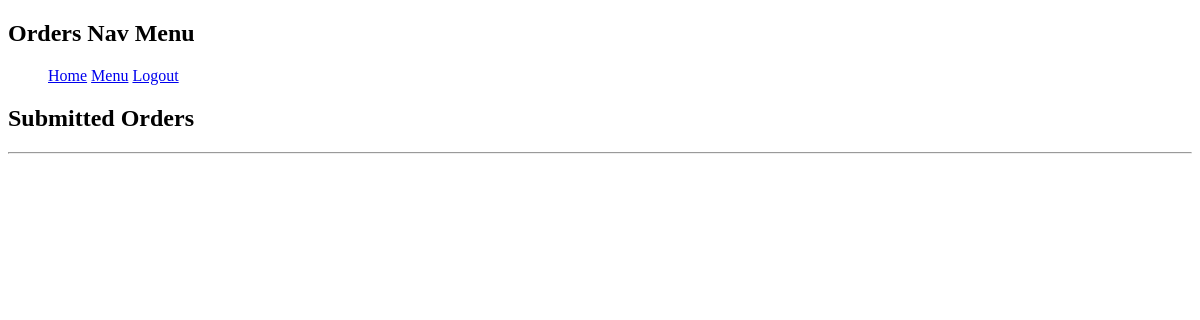
The page /cart (signed in) on the database as committed earlier.
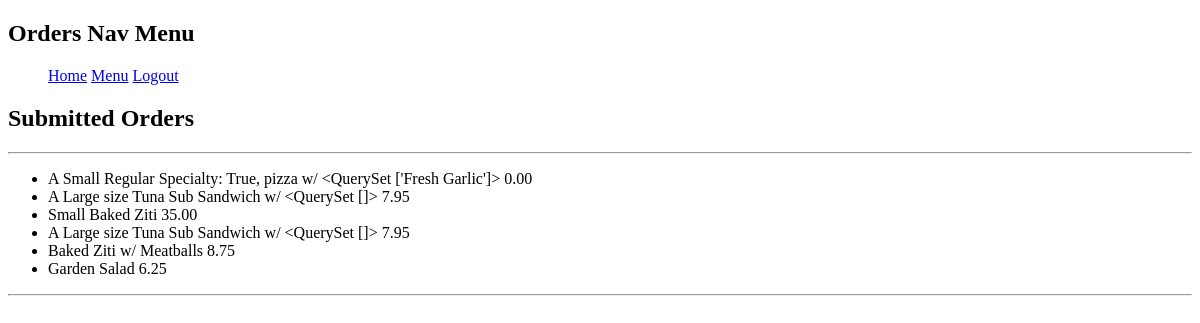
The same page on the database as committed later.
### orders/models.py (models this page shows, shortened)
class Order(models.Model):
    user = models.ForeignKey(
        User, on_delete=models.CASCADE, default=0)
    pizza = models.ForeignKey(
        Pizza, on_delete=models.CASCADE, default=None, blank=True)
    sub = models.ForeignKey(
        Sub, on_delete=models.CASCADE, default=None, blank=True)
    platter = models.ForeignKey(
        Dinner_platter, on_delete=models.CASCADE, default=None, blank=True)
    salad = models.ForeignKey(
        Salad, on_delete=models.CASCADE, default=None, blank=True)
    pasta = models.ForeignKey(
        Pasta, on_delete=models.CASCADE, default=None, blank=True)
    price = models.DecimalField(
        max_digits=4, decimal_places=2, default=0, blank=True)

class Pizza(models.Model):
    selected_topping = models.ManyToManyField(
        Topping_option, blank=True, related_name="toppings")
    selected_size = models.ForeignKey(
        Size_option, on_delete=models.CASCADE, related_name="sizes")
    specialty = models.BooleanField(default=False)
    price = models.DecimalField(max_digits=4, decimal_places=2, default=0)
    def __str__(self):
        if len(self.selected_topping.all()) >= 1:
            return f"A {self.selected_size} Specialty: {self.specialty}, pizza w/ {self.selected_topping.values_list('topping', flat=True)} {self.price}"
        else:
            return f"A {self.selected_size} Specialty: {self.specialty}, Cheese pizza. {self.price}"

class Size_option(models.Model):
    size_options = (
        ('SR', 'Small Regular'),
        ('LR', 'Large Regular'),
        ('SS', 'Small Sicilian'),
        ('LS', 'Large Sicilian'),
    )
    size = models.CharField(
        max_length=64, choices=size_options)
    def __str__(self):
        return f"{self.size}"

class Sub(models.Model):
    sub_options = models.ForeignKey(
        Sub_option, on_delete=models.CASCADE, related_name="Sub_options")
    price = models.DecimalField(max_digits=4, decimal_places=2, default=0)
    sub_size = (
        ('Small', 'Small Sub'),
        ('Large', 'Large Sub'),
    )
    sub_sizes = models.CharField(
        max_length=64, choices=sub_size)
    extras = models.ManyToManyField(
        Sub_extra, blank=True, related_name="extras")
    extra_cheese = models.BooleanField(default=False)
    def __str__(self):
        return f"A {self.sub_sizes} size {self.sub_options} Sub Sandwich w/ {self.extras.values_list('extra', flat=True)} {self.price}"

class Sub_option(models.Model):
    sub_option = models.CharField(max_length=64)
    def __str__(self):
        return self.sub_option

class Dinner_platter(models.Model):
    platter_size = (
        ('Small', 'Small'),
        ('Large', 'Large'),
    )
    platter_sizes = models.CharField(
        max_length=64, choices=platter_size)
    platters = models.CharField(max_length=64)
    price = models.DecimalField(max_digits=4, decimal_places=2, default=0)
    def __str__(self):
        return f"{self.platter_sizes} {self.platters} {self.price}"

class Pasta(models.Model):
    pasta_option = (
        ('Mozzarella', 'Mozzarella'),
        ('Meatballs', 'Meatballs'),
        ('Chicken', 'Chicken'),
    )
    pastas = models.CharField(
        max_length=64, choices=pasta_option)
    price = models.DecimalField(max_digits=4, decimal_places=2, default=0)
    def __str__(self):
        return f"Baked Ziti w/ {self.pastas} {self.price}"

class Salad(models.Model):
    salad_option = (
        ('Garden Salad', 'Garden Salad'),
        ('Greek Salad', 'Greek Salad'),
        ('Antipasto', 'Antipasto'),
        ('Salad w/Tuna', 'Salad w/Tuna'),
    )
    salads = models.CharField(
        max_length=64, choices=salad_option)
    price = models.DecimalField(max_digits=4, decimal_places=2, default=0)
    def __str__(self):
        return f"{self.salads} {self.price}"

### orders/views.py (the view)
# urls.py: path("cart", views.order_view),
def order_view(request):
    context = {
        "orders": Order.objects.filter(user=request.user)
    }
    if not request.user.is_authenticated:
        return render(request, "orders/login.html", {"message": None})
    return render(request, "orders/ordered_items.html", context)

### orders/templates/orders/ordered_items.html (shortened to what this page needs)
{% extends "orders/index.html" %}
{% block body %}
<h2>Submitted Orders</h2>
<hr>
{% for order in orders %}
<ul>
    <li>{{ order.pizza }}</li>
    <li>{{ order.sub }}</li>
    <li>{{ order.platter }}</li>
    <li>{{ order.sub }}</li>
    <li>{{ order.pasta }}</li>
    <li>{{ order.salad }}</li>
</ul>
<hr>
{% endfor %}
{% endblock %}

Rows that differ between the two databases and show on the page:
added Order: pizza "A Small Regular Specialty: True, pizza w/ <QuerySet ['Fresh Garlic']> 0.00", sub "A Large size Tuna Sub Sandwich w/ <QuerySet []> 7.95", platter "Small Baked Ziti 35.00", pasta "Baked Ziti w/ Meatballs 8.75", salad "Garden Salad 6.25"
